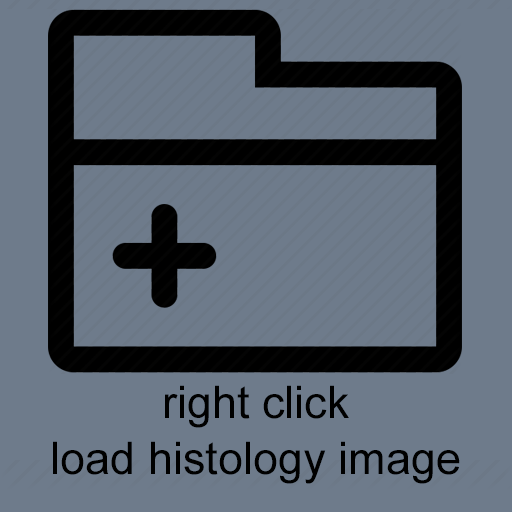
#> input picture load_histo.png, 512 x 512 px; its folder holds only this picture in this run
$ python -i contourSelection.py   (imports and definitions only)   (older library calls are emulated)
#> lines starting #> are read from the running program, lines starting #| are printed output that depends on the picture
'''
Created on 2016-08-26
@author: Sun Tianchen
'''

import numpy as np
import cv2
import sys

BLUE = [255,0,0]        # rectangle color
RED = [0,0,255]         # PR BG
GREEN = [0,255,0]       # PR FG
BLACK = [0,0,0]         # sure BG
WHITE = [255,255,255]   # sure FG

DRAW_BG = {'color' : BLACK, 'val' : 0}
DRAW_FG = {'color' : WHITE, 'val' : 1}
DRAW_PR_FG = {'color' : GREEN, 'val' : 3}
DRAW_PR_BG = {'color' : RED, 'val' : 2}

# setting up flags
rect = (0,0,1,1)
drawing = False         # flag for drawing curves
rectangle = False       # flag for drawing rect
rect_over = False       # flag to check if rect drawn
rect_or_mask = 100      # flag for selecting rect or mask mode
value = DRAW_BG         # drawing initialized to FG
thickness = 20           # brush thickness

# [56 lines left out: functions onmouse, press_n, not called in this run]

def run_segmentation(image_array):
	global img,img2,drawing,value,mask,rectangle,rect,rect_or_mask,ix,iy,rect_over
	img = cv2.cvtColor(image_array, cv2.cv.CV_RGBA2RGB)
	img2 = img.copy()                               # a copy of original image
	mask = np.zeros(img.shape[:2],dtype = np.uint8) # mask initialized to PR_BG
	output = np.zeros(img.shape,np.uint8)           # output image to be shown

	# input and output windows
	cv2.namedWindow('output')
	cv2.namedWindow('input')
	cv2.setMouseCallback('input',onmouse)
	cv2.moveWindow('input',img.shape[1]+10,90)

	print(" Instructions: \n")
	print(" Draw a rectangle around the object using right mouse button \n")

	bounding_rect = None
	max_contour = None
	while(1):

		if bounding_rect != None:
			#pass
			cv2.rectangle(output, (bounding_rect[0],bounding_rect[1]),(bounding_rect[2],bounding_rect[3]),GREEN,2)
		if max_contour != None:
			cv2.drawContours( output, max_contour, -1, (0, 255, 0), 3 )

		cv2.putText(output, "Instructions:", (8,10), cv2.FONT_HERSHEY_SIMPLEX, 0.6, RED)
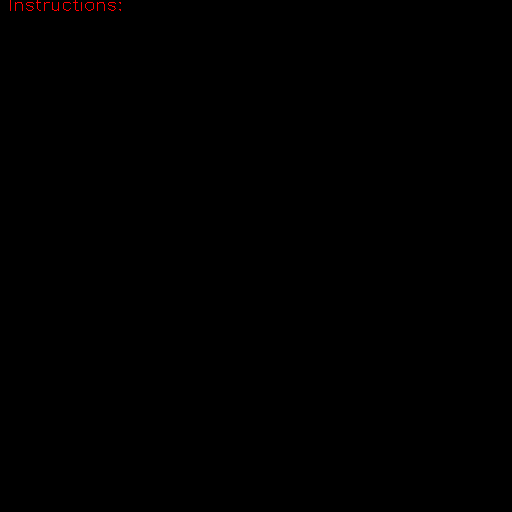
#> output: shape (512, 512, 3); mean of channels 0, 1, 2 0, 0, 0.2; drawn as B, G, R
		cv2.putText(output, "draw a rectangle around the object with right button", (10,24), cv2.FONT_HERSHEY_SIMPLEX, 0.5, RED)
		cv2.putText(output, "select areas of sure background with left button", (10,38), cv2.FONT_HERSHEY_SIMPLEX, 0.5, RED)
		cv2.putText(output, "press 'r' to reset", (10,52), cv2.FONT_HERSHEY_SIMPLEX, 0.5, RED)
		cv2.putText(output, "press 'esc' to exit", (10,66), cv2.FONT_HERSHEY_SIMPLEX, 0.5, RED)
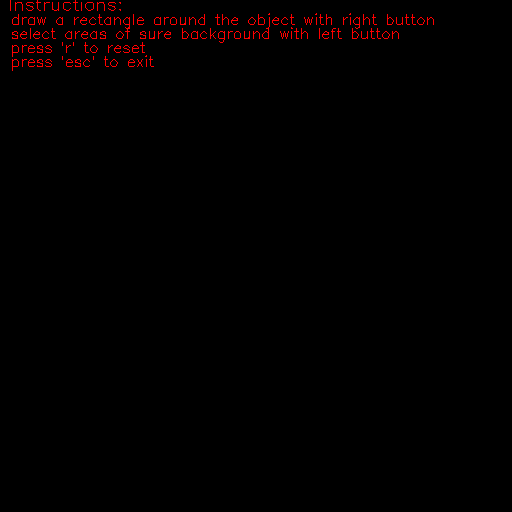
#> output: shape (512, 512, 3); mean of channels 0, 1, 2 0, 0, 2.3; drawn as B, G, R

		cv2.imshow('output',output)
		cv2.imshow('input',img)
		#cv2.imshow('imgray', im_gray)
		#cv2.imshow('imbw', im_bw)
		k = 0xFF & cv2.waitKey(1)
#> (key Esc is pressed here)

		# key bindings
		if k == 27:         # esc to exit
			break
		elif k == ord('0'): # BG drawing
			print(" mark background regions with left mouse button \n")
			value = DRAW_BG
		elif k == ord('1'): # FG drawing
			print(" mark foreground regions with left mouse button \n")
			value = DRAW_FG
		elif k == ord('2'): # PR_BG drawing
			value = DRAW_PR_BG
		elif k == ord('3'): # PR_FG drawing
			value = DRAW_PR_FG
		elif k == ord('s'): # save image
			bar = np.zeros((img.shape[0],5,3),np.uint8)
			res = np.hstack((img2,bar,img,bar,output))
			cv2.imwrite('grabcut_output.png',res)
			print(" Result saved as image \n")
		elif k == ord('r'): # reset everything
			print("resetting \n")
			rect = (0,0,1,1)
			drawing = False
			rectangle = False
			rect_or_mask = 100
			rect_over = False
			value = DRAW_FG
			img = img2.copy()
			mask = np.zeros(img.shape[:2],dtype = np.uint8) # mask initialized to PR_BG
			output = np.zeros(img.shape,np.uint8)           # output image to be shown
			bounding_rect = None
			max_contour = None
		elif k == ord('n'): # segment the image
			print(""" For finer touchups, mark foreground and background after pressing keys 0-3
			and again press 'n' \n""")
			if (rect_or_mask == 0):         # grabcut with rect
				bgdmodel = np.zeros((1,65),np.float64)
				fgdmodel = np.zeros((1,65),np.float64)
				cv2.grabCut(img2,mask,rect,bgdmodel,fgdmodel,1,cv2.GC_INIT_WITH_RECT)
				rect_or_mask = 1
			elif rect_or_mask == 1:         # grabcut with mask
				bgdmodel = np.zeros((1,65),np.float64)
				fgdmodel = np.zeros((1,65),np.float64)
				cv2.grabCut(img2,mask,rect,bgdmodel,fgdmodel,1,cv2.GC_INIT_WITH_MASK)

		mask2 = np.where((mask==1) + (mask==3),255,0).astype('uint8')
		output = cv2.bitwise_and(img2,img2,mask=mask2)

		#output = np.where(output!=0, 255, output)
		kernel = np.ones([20,20], np.uint8)
		im_gray = cv2.cvtColor(output.copy(),cv2.COLOR_RGB2GRAY)
		im_bw = cv2.threshold(im_gray, 1, 255, cv2.THRESH_BINARY)[1]
		im_bw = cv2.morphologyEx(im_bw, cv2.MORPH_OPEN, kernel)
		contours0 = cv2.findContours( im_bw, cv2.RETR_EXTERNAL, cv2.CHAIN_APPROX_SIMPLE)
		area = 0.
		mc = None
		try:
			for c in contours0:
				cd = np.array(c)[0]
				if len(cd.shape) != 3:
					continue
				if cv2.contourArea(cd) > area:
					area = area
					max_contour = cd
			mc = max_contour.reshape(max_contour.shape[0],max_contour.shape[2])
			bounding_rect = [min(mc[:,0]),min(mc[:,1]),max(mc[:,0]),max(mc[:,1])]
		except Exception as e:
			continue

	cv2.destroyAllWindows()
#> (the run stopped early here; a loop or call above may not have finished)
